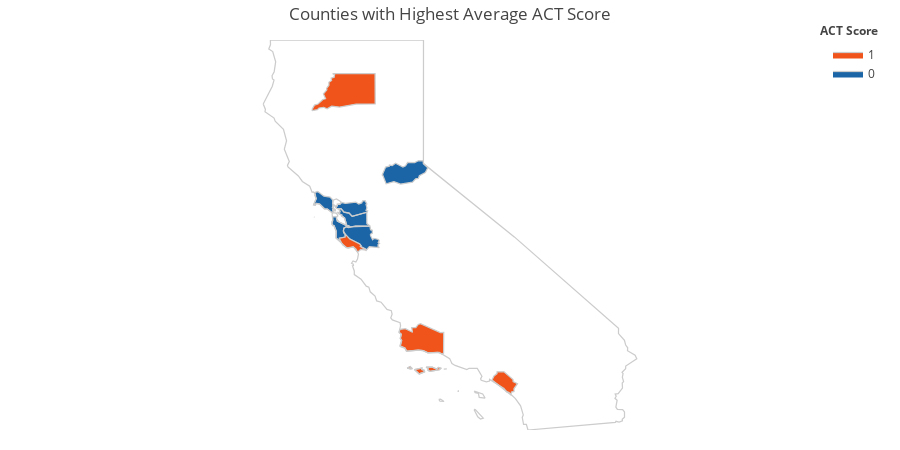

Here is the notebook cell this chart was saved with:
### Markdown cell above
### Graph ACT scores top 10 California Counties

### Code cell
# Top Counties

# Data
fips = [6087, 6089, 6083, 6059, 6085, 6001, 6041, 6081, 6013, 6017]
# values = ['Santa Cruz', 'Shasta', 'Santa Barbara', 'Orange', 'Santa Clara', 'Alameda', 'Marin', 'San Mateo', 'Contra Costa', 'El Dorado']
act_values = [1, 1, 1, 1, 0, 0, 0, 0, 0, 0]
colorscale = [
    colors_h['public'],
    colors_h['charter'],
]    

# Plot
fig = ff.create_choropleth(
    title='Counties with Highest Average ACT Score',
    fips=fips, values=act_values,
     scope=['CA'],
     colorscale=colorscale,
     county_outline={'color': colors_h['edge'], 'width': 1.25},
     state_outline={'color': colors_h['edge'], 'width': 1.25},
     round_legend_values=False,
     legend_title='ACT Score',
     )

# Figure
fig.update_layout(
    autosize=True,
    legend_x = 1,
    annotations = {'x': -0.12, 'xanchor': 'right'}
)

# Graph
fig.layout.template = None
fig.show()

# Adapted from: https://plotly.com/python/county-choropleth/

### Figure 1 — Plotly figure (JSON) as saved in the notebook; plotly's stock layout.template omitted (floating-point values rounded to 4 significant figures; data arrays with more than 128 entries replaced by an {"elided": "..."} marker saying what was removed)
{"data": [{"fill": "toself", "fillcolor": "#1B65A6", "hoverinfo": "none", "line": {"color": "#cccccc", "width": 1.25}, "mode": "lines", "name": "0", "type": "scatter", "x": {"elided": "149 float values"}, "y": {"elided": "149 float values"}}, {"fill": "toself", "fillcolor": "#f0541b", "hoverinfo": "none", "line": {"color": "#cccccc", "width": 1.25}, "mode": "lines", "name": "1", "type": "scatter", "x": [-122.3, -122.2, -122.2, -122.0, -121.8, -121.7, -121.7, -121.6, -121.7, -121.8, -121.9, -122.1, -122.2, -122.3, null, -123.1, -123.0, -122.9, -122.8, -122.7, -122.8, -122.7, -122.7, -122.6, -122.6, -122.5, -122.5, -122.5, -122.4, -122.5, -121.3, -121.3, -121.9, -122.3, -122.5, -122.7, -122.7, -122.9, -122.9, -123.1, -123.1, null, -119.1, -119.0, -119.0, -119.0, -119.1, null, -119.9, -119.8, -119.6, -119.6, -119.5, -119.6, -119.8, -119.9, -119.9, -119.9, null, -120.2, -120.0, -120.0, -120.0, -120.0, -120.1, -120.2, null, -120.5, -120.4, -120.3, -120.4, -120.5, null, -120.7, -120.6, -120.5, -120.3, -120.3, -120.2, -120.1, -120.1, -119.5, -119.4, -119.4, -119.5, -119.6, -119.9, -120.0, -120.1, -120.5, -120.5, -120.6, -120.6, -120.6, -120.6, -120.7, null, -118.1, -118.1, -118.0, -118.0, -117.8, -117.5, -117.5, -117.4, -117.5, -117.5, -117.6, -117.6, -118.1, null], "y": [37.19, 37.22, 37.29, 37.17, 37.05, 37.01, 36.99, 36.9, 36.91, 36.85, 36.98, 36.96, 37.03, 37.19, null, 40.31, 40.42, 40.45, 40.56, 40.58, 40.69, 40.79, 40.83, 40.9, 40.97, 41.01, 41.07, 41.1, 41.16, 41.18, 41.18, 40.45, 40.44, 40.37, 40.39, 40.33, 40.37, 40.35, 40.31, 40.29, 40.31, null, 33.47, 33.48, 33.49, 33.47, 33.47, null, 34.06, 34.06, 34.01, 34.05, 34.03, 34.0, 33.96, 33.98, 34.03, 34.06, null, 34.0, 34.04, 34.0, 33.98, 33.94, 33.89, 34.0, null, 34.03, 34.08, 34.02, 34.02, 34.03, null, 34.9, 34.97, 34.99, 34.91, 35.02, 35.02, 35.1, 35.11, 34.9, 34.9, 34.4, 34.37, 34.42, 34.41, 34.46, 34.47, 34.45, 34.52, 34.58, 34.7, 34.76, 34.86, 34.9, null, 33.75, 33.85, 33.9, 33.95, 33.95, 33.76, 33.71, 33.66, 33.53, 33.47, 33.45, 33.39, 33.75, null]}, {"hoverinfo": "text", "legendgroup": "centroids", "marker": {"color": "white", "opacity": 0}, "mode": "markers", "name": "US Counties", "selected": {"marker": {"color": "white", "opacity": 1, "size": 3}}, "showlegend": false, "text": ["County: Marin<br>State: California<br>FIPS: 06041<br>Value: 0", "County: Marin<br>State: California<br>FIPS: 06041<br>Value: 0", "County: Santa Barbara<br>State: California<br>FIPS: 06083<br>Value: 1", "County: Santa Barbara<br>State: California<br>FIPS: 06083<br>Value: 1", "County: Santa Barbara<br>State: California<br>FIPS: 06083<br>Value: 1", "County: Santa Barbara<br>State: California<br>FIPS: 06083<br>Value: 1", "County: Santa Barbara<br>State: California<br>FIPS: 06083<br>Value: 1", "County: Santa Cruz<br>State: California<br>FIPS: 06087<br>Value: 1", "County: Shasta<br>State: California<br>FIPS: 06089<br>Value: 1", "County: Orange<br>State: California<br>FIPS: 06059<br>Value: 1", "County: Santa Clara<br>State: California<br>FIPS: 06085<br>Value: 0", "County: Alameda<br>State: California<br>FIPS: 06001<br>Value: 0", "County: San Mateo<br>State: California<br>FIPS: 06081<br>Value: 0", "County: Contra Costa<br>State: California<br>FIPS: 06013<br>Value: 0", "County: El Dorado<br>State: California<br>FIPS: 06017<br>Value: 0"], "type": "scatter", "unselected": {"marker": {"opacity": 0}}, "x": [[-122.4], [-122.7], [-119.0], [-119.7], [-120.1], [-120.4], [-120.0], -122.0, -122.0, -117.8, -121.7, -121.9, -122.3, -121.9, -120.5], "y": [[37.86], [38.07], [33.48], [34.01], [33.97], [34.04], [34.72], 37.06, 40.76, 33.7, 37.23, 37.65, 37.42, 37.92, 38.78]}, {"hoverinfo": "text", "legendgroup": "States", "line": {"color": "#cccccc", "width": 1.25}, "mode": "lines", "showlegend": false, "type": "scatter", "x": {"elided": "263 float values"}, "y": {"elided": "263 float values"}}], "layout": {"annotations": [{"showarrow": false, "text": "<b>ACT Score</b>", "x": 1, "xanchor": "right", "xref": "paper", "y": 1.05, "yref": "paper"}], "autosize": true, "dragmode": "select", "height": 450, "hovermode": "closest", "legend": {"traceorder": "reversed", "x": 1, "xanchor": "right", "y": 1, "yanchor": "top"}, "margin": {"b": 20, "l": 20, "r": 20, "t": 40}, "title": {"text": "Counties with Highest Average ACT Score"}, "width": 900, "xaxis": {"autorange": false, "fixedrange": true, "range": [-131.1, -107.4], "showgrid": false, "showticklabels": false, "zeroline": false}, "yaxis": {"autorange": false, "fixedrange": true, "range": [32.53, 42.0], "showgrid": false, "showticklabels": false, "zeroline": false}}}
